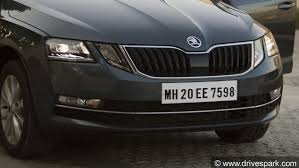
#> input picture plate_recog/img.jpg, 299 x 168 px
$ python code.py
#> lines starting #> are read from the running program, lines starting #| are printed output that depends on the picture; after the words box and inside, x2 and y2 are one past the last pixel; in counts of white or black regions, pixels touching at a corner belong together
import cv2
import pytesseract

image = cv2.imread('./img.jpg')
#> image is the input picture: shape (168, 299, 3); mean B, G, R 65, 67.3, 68.4
gray_image = cv2.cvtColor(image, cv2.COLOR_BGR2GRAY)
canny_edge = cv2.Canny(gray_image, 170, 200)
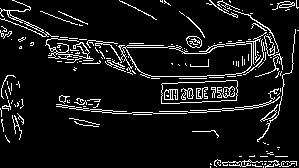
#> canny_edge: shape (168, 299); 8.6% white in thin lines or dots
contours, new  = cv2.findContours(canny_edge.copy(), cv2.RETR_LIST, cv2.CHAIN_APPROX_SIMPLE)
#> contours = 239 contours, 209 with area under 20; largest, box (x1, y1, x2, y2) and area: (161, 80, 238, 104) 1498, (161, 80, 238, 104) 1496, (186, 36, 202, 48) 134, (186, 36, 202, 48) 130, (264, 35, 283, 70) 110; new = 239 rows, first 6: [1, -1, -1, -1], [2, 0, -1, -1], [3, 1, -1, -1], [4, 2, -1, -1], [5, 3, -1, -1], [6, 4, -1, -1]
contours=sorted(contours, key = cv2.contourArea, reverse = True)[:30]
#> contours = 30 contours; largest, box (x1, y1, x2, y2) and area: (161, 80, 238, 104) 1498, (161, 80, 238, 104) 1496, (186, 36, 202, 48) 134, (186, 36, 202, 48) 130, (264, 35, 283, 70) 110
contour_with_license_plate = None
license_plate = None
x = None
y = None
w = None
h = None

for contour in contours:

        perimeter = cv2.arcLength(contour, True)
        approx = cv2.approxPolyDP(contour, 0.01 * perimeter, True)
        if len(approx) == 4: #change it if error occurs and try again
            contour_with_license_plate = approx
            x, y, w, h = cv2.boundingRect(contour)
            license_plate = gray_image[y:y + h, x:x + w]
            break
#> this loop made 1 pass
#> (perimeter, contour_with_license_plate, x, y, w, h) on pass 1: (196.9, [[237, 81], [162, 83], [161, 103], [236, 100]], 161, 80, 77, 24)
#> pass 1, `license_plate = gray_image[y:y + h, x:x + w]`:
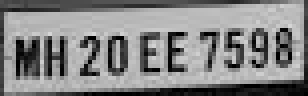
#> license_plate: shape (24, 77) (shown 4 times larger); min 0, max 216, mean 132.4

license_plate = cv2.bilateralFilter(license_plate, 11, 17, 17)
(thresh, license_plate) = cv2.threshold(license_plate, 150, 180, cv2.THRESH_BINARY)
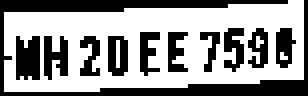
#> license_plate: shape (24, 77) (shown 4 times larger); values 0 (black) and 180 (white), 59.8% white; 11 black regions, largest, box (x1, y1, x2, y2) and area: (0, 0, 77, 24) 373, (4, 9, 10, 20) 59, (11, 9, 17, 20) 45
#> (the run stopped early here; a loop or call above may not have finished)
